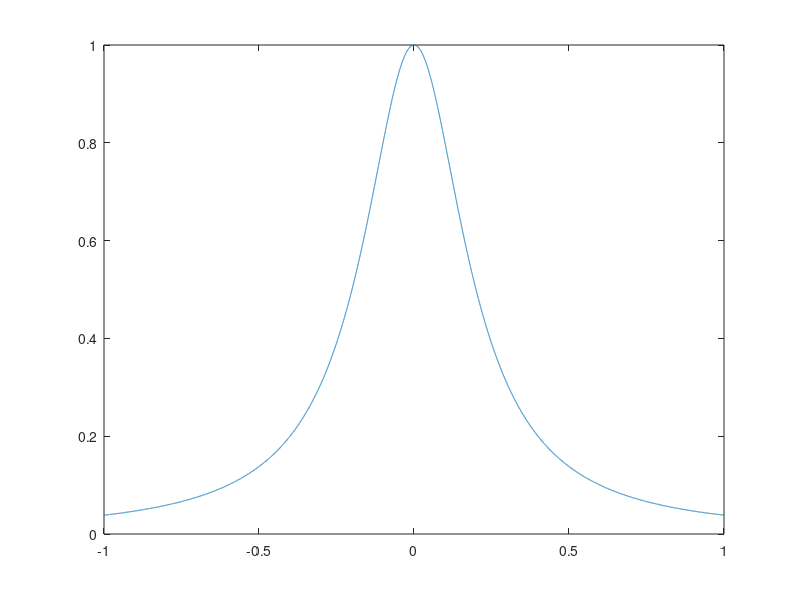

MATLAB code for this plot: (Note: this script raises an error after producing the figure.)

% Problem 2
close all
clear
clc

n = 11;
h = 2/n;
fun = @ (x) 1./(1 + 25 .* x.^ 2);

% generating points to interpolate
for nv = 1 : n
    x(nv) = -1+nv*h;
    y(nv)= fun(x(nv));
end
x_values = -1 : 0.0001 : 1;
 
plot(x_values,fun(x_values))
hold on
plot(x_values,lagrange(x_values,x,y,n))
plot(x,fun(x),'o')
xlabel('x')
ylabel('f(x)')
title('for n = 11')
axis([-1 1 -2 2])